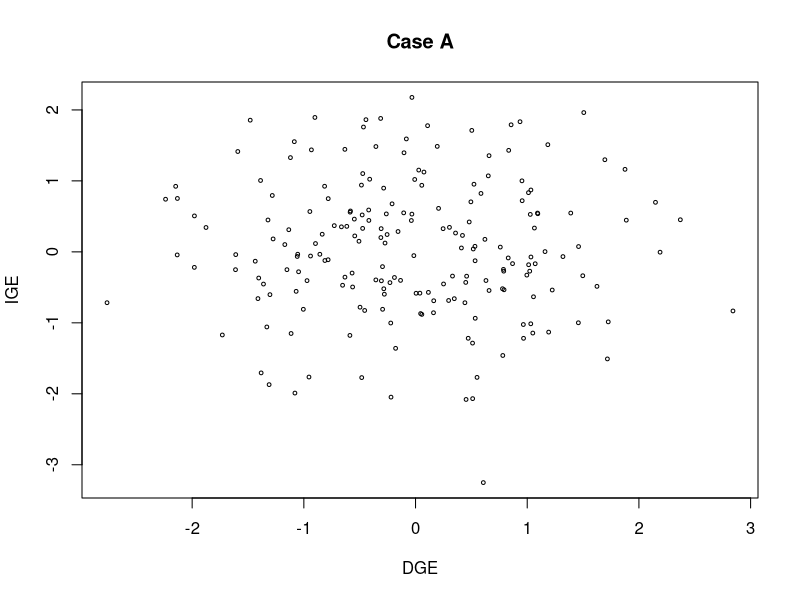
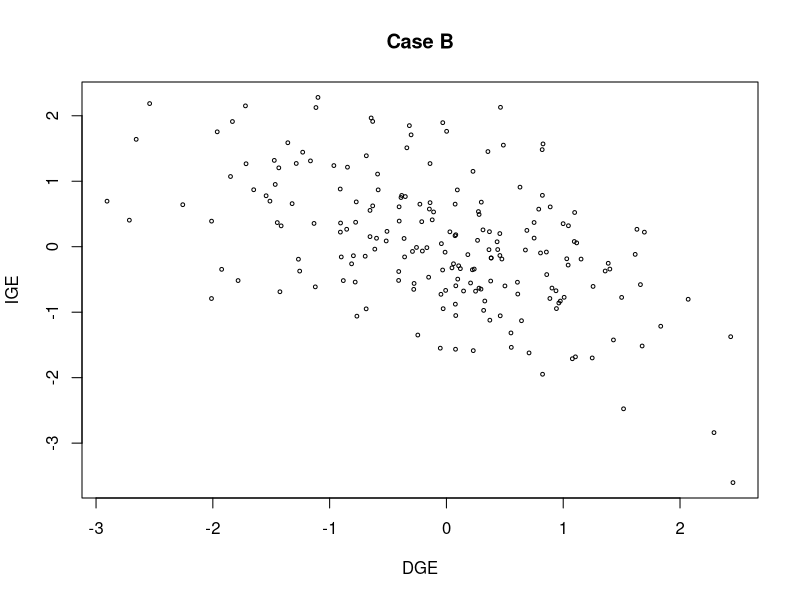
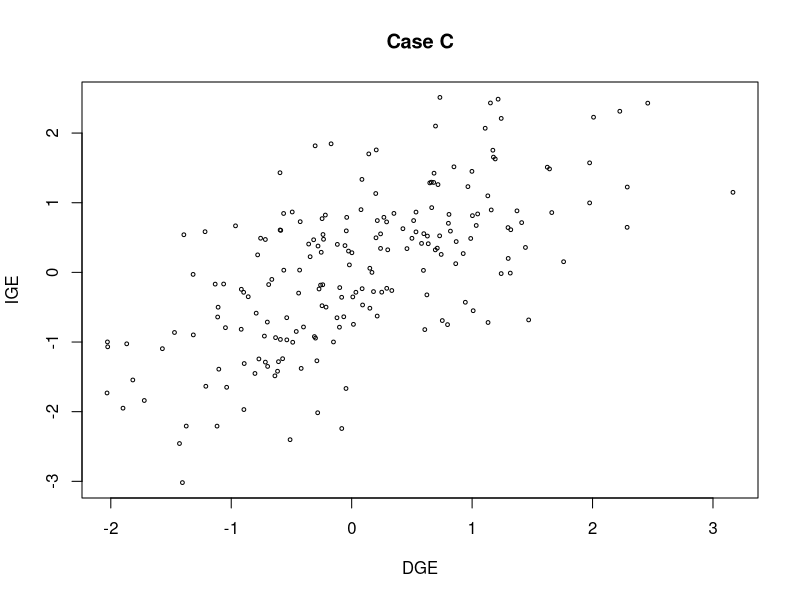

Write the R code that produced these figures, in order.
## ---- chunk 1
knitr::opts_chunk$set(echo = TRUE)
if(!requireNamespace("MASS", quietly = TRUE)){ install.packages("MASS")}
library(MASS)
## ---- chunk 2
# Create the table with a focal cell and its neighbors
table <- matrix(c("Neighbour1", "Neighbour2", "Neighbour3",
                  "Neighbour4", "Focal", "Neighbour5",
                  "Neighbour6", "Neighbour7", "Neighbour8"),
                nrow = 3, byrow = TRUE)
knitr::kable(table)

## ---- chunk 3
G<-matrix(c(1,0, 0, 1), ncol=2)
data <-mvrnorm(200, c(0,0), G)
plot(data[,1], data[,2], xlab = "DGE", ylab="IGE", cex=0.5, main="Case A")
## ---- chunk 4
G<-matrix(c(1,-.6, -0.6, 1), ncol=2)
data <-mvrnorm(200, c(0,0), G)
plot(data[,1], data[,2], xlab = "DGE", ylab="IGE", cex=0.5, main="Case B")
## ---- chunk 5
G<-matrix(c(1,.6, 0.6, 1), ncol=2)
data <-mvrnorm(200, c(0,0), G)
plot(data[,1], data[,2], xlab = "DGE", ylab="IGE", cex=0.5, main="Case C")
